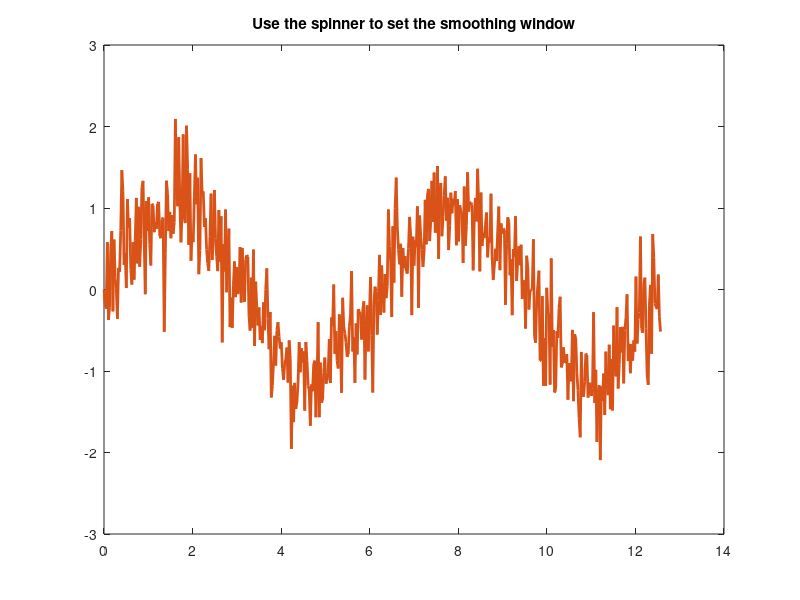

Write MATLAB code to recreate this figure. (Note: this script raises an error after producing the figure.)
%spinnerExample Smoothing-window spinner anchored inside a plot axes
%
%   A uim.widget.Spinner in the northeast corner of a data axes controls
%   the moving-average window of a noisy signal. Click -/+ to step the
%   window size, or click the value itself to type one (opens a
%   temporary edit box).
%
%   Run from anywhere in the repository; the script adds src/ to the
%   path if the toolbox is not already installed.

if ~exist('uim.UIComponentCanvas', 'class')
    addpath(genpath(fullfile(fileparts(mfilename('fullpath')), '..', 'src')))
end

rng(42) % Reproducible noise
x = linspace(0, 4*pi, 500);
noisySignal = sin(x) + 0.4*randn(size(x));

hFigure = figure('Name', 'Spinner example', 'Color', 'w');
hAxes = axes(hFigure);
plot(hAxes, x, noisySignal, 'Color', [0.8, 0.8, 0.8])
hold(hAxes, 'on')
hSmoothLine = plot(hAxes, x, noisySignal, 'LineWidth', 2);
title(hAxes, 'Use the spinner to set the smoothing window')

spinner = uim.widget.Spinner(hAxes, ...
    'Value', 1, 'Minimum', 1, 'Maximum', 101, 'Step', 10, ...
    'Format', '%d', ...
    'Location', 'northeast', ...
    'Margin', [10, 10, 10, 10], ...
    'Tooltip', 'Smoothing window (samples)', ...
    'ValueChangedFcn', ...
    @(src, evt) updateSmoothing(hSmoothLine, noisySignal, evt.NewValue));

updateSmoothing(hSmoothLine, noisySignal, spinner.Value)

function updateSmoothing(hLine, signal, windowSize)
    hLine.YData = movmean(signal, windowSize);
end
